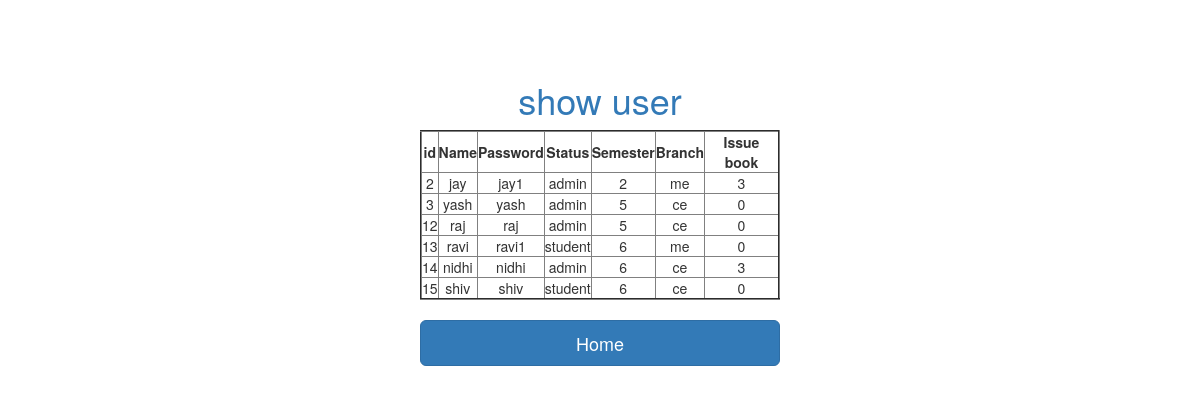
The page /WT/show_user.php on the database its author committed.
### tables this page shows
CREATE TABLE `ragister_user` (
  `id` int(11) NOT NULL,
  `Name` varchar(100) NOT NULL,
  `Password` varchar(100) NOT NULL,
  `Status` varchar(100) NOT NULL,
  `Semester` int(11) NOT NULL,
  `Branch` varchar(50) NOT NULL,
  `Issue_book` int(11) DEFAULT NULL
);

### WT/show_user.php (the view, shortened to what this page needs)
<?php
$user = "root";
$password = "";
$server  = "localhost";
$db = "wt_project";
$con = mysqli_connect($server,$user,$password,$db);
    ?>
<!DOCTYPE html>
<html>
    <head>
        <link rel="stylesheet" href="https://maxcdn.bootstrapcdn.com/bootstrap/3.4.1/css/bootstrap.min.css">
    </head>
    <body background="https://images.wallpaperscraft.com/image/books_library_shelves_138556_1920x1080.jpg">
      <div class="container">
    <div class="row">
        <div class="col-sm-6 col-md-4 col-md-offset-4"><br><br><br>
            <h1 class="text-center text-primary login-title">show user</h1>
            <div class="account-wall">
                <table border="2px " class="text-center" style="background-color: white; width: 100%; height: ">
                    <tr >
                        <th class="text-center"> id </th>
                          <th class="text-center"> Name </th>
                            <th class="text-center"> Password </th>
                              <th class="text-center"> Status </th>
                              <th class="text-center"> Semester </th>
                              <th class="text-center"> Branch </th>
                              <th class="text-center"> Issue book </th>
                    </tr>
                    <?php
$sql = "SELECT  id,Name,Password,Status,Semester,Branch,Issue_book FROM ragister_user";
 $result = $con-> query($sql);
if ($result-> num_rows > 0){
    while ($row = mysqli_fetch_array($result)) {
    echo "<tr ><td>" . $row['id'] . "</td><td>" . $row['Name'] . "</td><td>" . $row['Password'] . "</td><td>" . $row['Status'] . "</td><td>" . $row['Semester'] . "</td><td>" . $row['Branch'] . "</td><td>" . $row['Issue_book'] . "</td></tr>";
}
echo "</table>";
 }
?>
                <form class="form-signin" action="Dashboard.php" ><br>
                    <input class="btn btn-primary btn-lg btn-block" type="submit" value="Home" name="btn1">
                    </form>
            </div>
        </div>
    </div>
</div>
    </body>
</html>

### rows shown on the page
ragister_user: id "2", Name "jay", Password "jay1", Status "admin", Semester "2", Branch "me", Issue_book "3"
ragister_user: id "3", Name "yash", Password "yash", Status "admin", Semester "5", Branch "ce", Issue_book "0"
ragister_user: id "12", Name "raj", Password "raj", Status "admin", Semester "5", Branch "ce", Issue_book "0"
ragister_user: id "13", Name "ravi", Password "ravi1", Status "student", Semester "6", Branch "me", Issue_book "0"
ragister_user: id "14", Name "nidhi", Password "nidhi", Status "admin", Semester "6", Branch "ce", Issue_book "3"
ragister_user: id "15", Name "shiv", Password "shiv", Status "student", Semester "6", Branch "ce", Issue_book "0"
